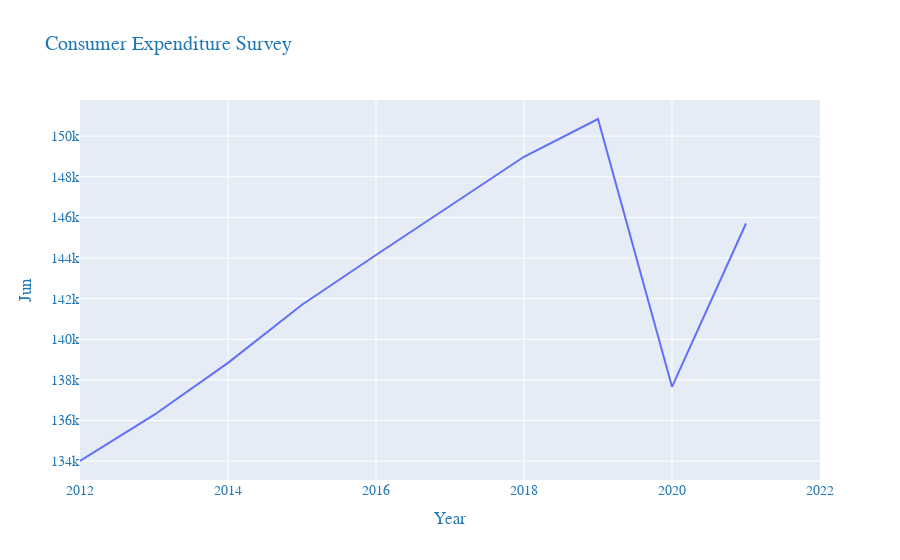

Notebook cell for this chart:
### Code cell
fig = px.line(ces_total_nf, x='Year', y='Jun', title='Consumer Price Index',
              labels={'Year': 'Year', 'Jun': 'Consumer Expenditure Survey'})

fig.update_layout(
    title_text='Consumer Expenditure Survey',
    xaxis_title_text="Year",
    yaxis_title_text="Jun",
    font=dict(
        family="Courier New, monospace",
        size=14,
        color = '#1f77b4'
    )
)
iplot(fig)

### Figure 1 — Plotly figure (JSON) as saved in the notebook; plotly's stock layout.template omitted (floating-point values rounded to 4 significant figures)
{"data": [{"hovertemplate": "Year=%{x}<br>Consumer Expenditure Survey=%{y}<extra></extra>", "legendgroup": "", "line": {"color": "#636efa", "dash": "solid"}, "mode": "lines", "name": "", "orientation": "v", "showlegend": false, "type": "scatter", "x": [2012, 2013, 2014, 2015, 2016, 2017, 2018, 2019, 2020, 2021, 2022], "xaxis": "x", "y": [134007, 136274, 138837, 141699, 144150, 146585, 148984, 150843, 137660, 145698, null], "yaxis": "y"}], "layout": {"font": {"color": "#1f77b4", "family": "Courier New, monospace", "size": 14}, "legend": {"tracegroupgap": 0}, "title": {"text": "Consumer Expenditure Survey"}, "xaxis": {"anchor": "y", "domain": [0, 1], "title": {"text": "Year"}}, "yaxis": {"anchor": "x", "domain": [0, 1], "title": {"text": "Jun"}}}}
